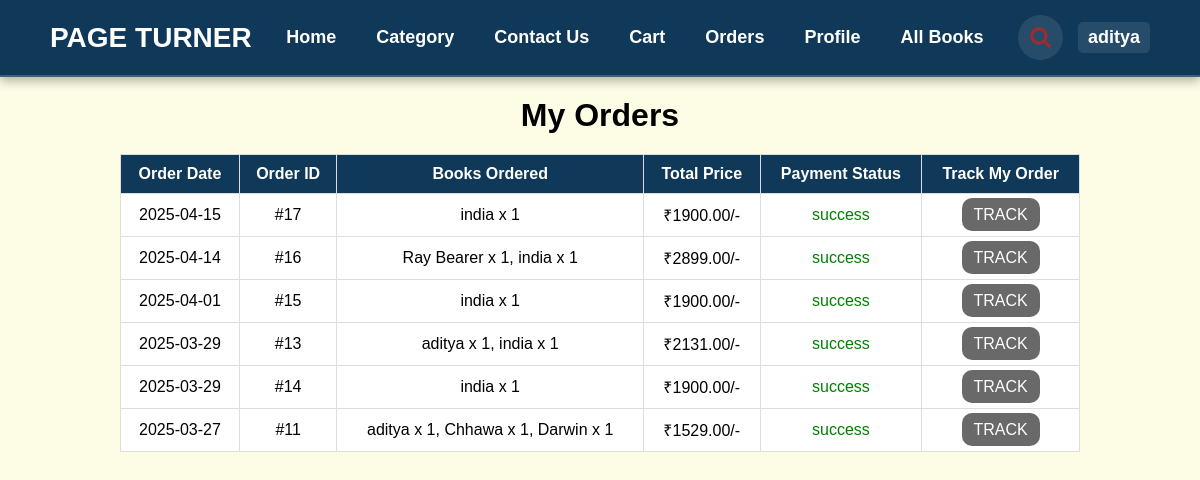
The page /orders.php (signed in) on the database its author committed.
### tables this page shows
CREATE TABLE `confirm_order` (
  `id` int(11) NOT NULL,
  `user_id` int(11) NOT NULL,
  `name` varchar(255) NOT NULL,
  `number` varchar(15) NOT NULL,
  `email` varchar(255) NOT NULL,
  `address` text NOT NULL,
  `total_books` text NOT NULL,
  `total_price` decimal(10,2) NOT NULL,
  `order_date` date NOT NULL DEFAULT curdate(),
  `payment_id` varchar(255) DEFAULT NULL,
  `payment_status` enum('pending','success','failed') NOT NULL DEFAULT 'pending',
  `delivery_staff_id` int(11) DEFAULT NULL,
  `order_status` varchar(50) DEFAULT 'Pending',
  `district` varchar(255) NOT NULL,
  `taluka` varchar(255) NOT NULL
);

### orders.php (the view, shortened to what this page needs)
<?php
include 'config.php';
$user_id = $_SESSION['user_id'];
?>
<!DOCTYPE html>
<html lang="en">
<head>
   <link rel="stylesheet" href="https://cdnjs.cloudflare.com/ajax/libs/font-awesome/6.0.0/css/all.min.css">
</head>
<body>
   <?php include 'index_header.php'; ?>
   <h1>My Orders</h1>
   <div class="table-container">
      <table>
         <thead>
            <tr>
               <th>Order Date</th>
               <th>Order ID</th>
               <th>Books Ordered</th>
               <th>Total Price</th>
               <th>Payment Status</th>
               <th>Track My Order</th>
            </tr>
         </thead>
         <tbody>
            <?php
            $query = "SELECT order_date, id AS order_id, total_books, total_price, payment_status FROM confirm_order WHERE user_id = '$user_id' ORDER BY order_date DESC";
            $result = mysqli_query($conn, $query) or die('Query failed');
            if (mysqli_num_rows($result) > 0) {
               while ($order = mysqli_fetch_assoc($result)) {
            ?>
            <tr>
               <td><?php echo $order['order_date']; ?></td>
               <td>#<?php echo $order['order_id']; ?></td>
               <td><?php echo $order['total_books']; ?></td>
               <td>₹<?php echo $order['total_price']; ?>/-</td>
               <td style="color:<?php echo ($order['payment_status'] == 'pending') ? 'orange' : 'green'; ?>;">
                  <?php echo $order['payment_status']; ?>
               </td>
               <td>
                  <a class="track-btn" href="track_order.php?order_id=<?php echo $order['order_id']; ?>">Track</a>
               </td>
            </tr>
            <?php
               }
            } else {
               echo '<tr><td colspan="6">No orders found!</td></tr>';
            }
            ?>
         </tbody>
      </table>
   </div>
</body>
</html>

### orders.php (style rules this page uses)
body { font-family: Arial, sans-serif; background: #fdfce5; text-align: center; }
h1 { margin-top: 20px; }
.table-container { width: 80%; margin: 20px auto; overflow-x: auto; }
table { width: 100%; border-collapse: collapse; background: white; box-shadow: 0 5px 15px rgba(0, 0, 0, 0.1); }
th, td { padding: 10px; border: 1px solid #ddd; text-align: center; }
th { background: #0f3859; color: white; }
.track-btn { background-color: dimgray; padding: 8px 12px; border-radius: 10px; color: white; text-transform: uppercase; cursor: pointer; text-decoration: none; }

### index_header.php (style rules this page uses)
* { text-decoration: none; margin: 0; padding: 0; box-sizing: border-box; font-family: 'Poppins', sans-serif; }

### rows shown on the page
confirm_order: order_date "2025-04-15", id "17", total_books "india x 1", total_price "1900.00", payment_status "success"
confirm_order: order_date "2025-04-14", id "16", total_books "Ray Bearer x 1, india x 1", total_price "2899.00", payment_status "success"
confirm_order: order_date "2025-04-01", id "15", total_books "india x 1", total_price "1900.00", payment_status "success"
confirm_order: order_date "2025-03-29", id "13", total_books "aditya x 1, india x 1", total_price "2131.00", payment_status "success"
confirm_order: order_date "2025-03-29", id "14", total_books "india x 1", total_price "1900.00", payment_status "success"
confirm_order: order_date "2025-03-27", id "11", total_books "aditya x 1, Chhawa x 1, Darwin x 1", total_price "1529.00", payment_status "success"

### other values the page prints
$_SESSION['user_name'] "aditya"
